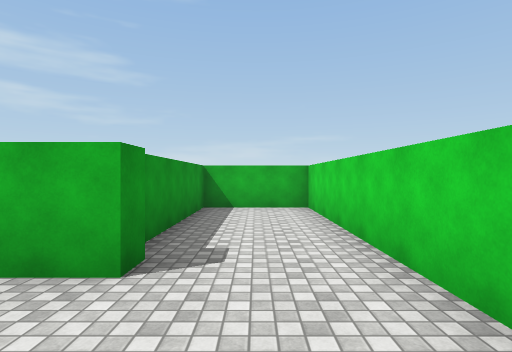
View 1 (above)

16 first-person views from a walk through a scene from a Unity 3-D project. The camera is 1.5 m above the floor, looks level and sees 80° across. The floor is counted in squares, 2 m on a side. Each view is taken from the middle of a square. On the plan, view 1 faces up. The plan holds only what a view shows up to about 10 squares ahead; the rest is blank. The player is left out. Surface patterns are stand-ins for the level's own textures.

View 2
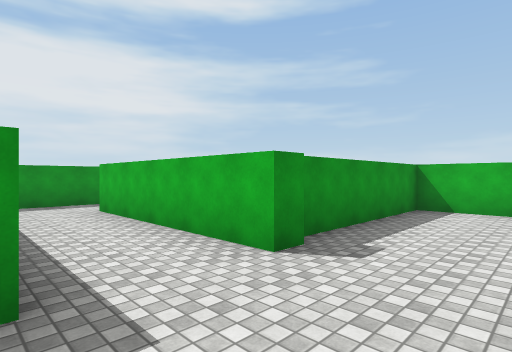

View 3
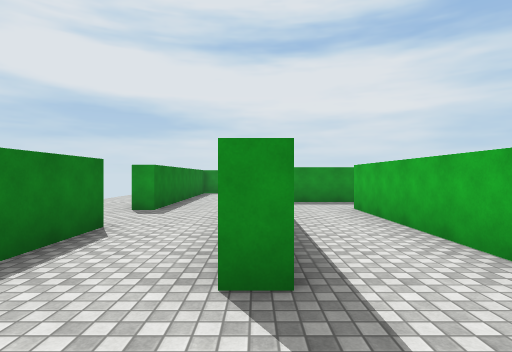

View 4
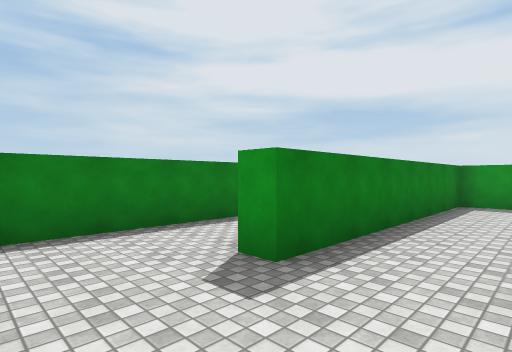

View 5
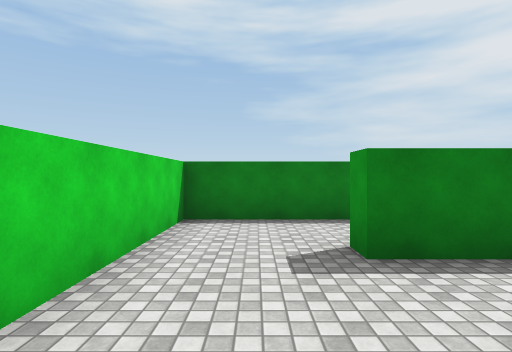

View 6
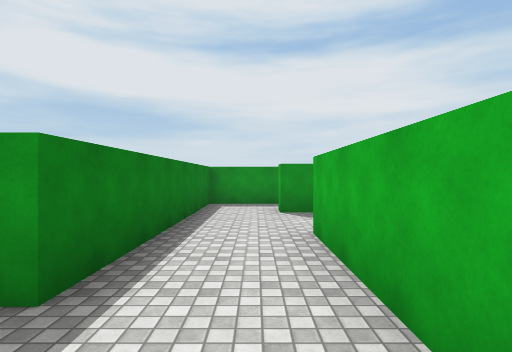

View 7
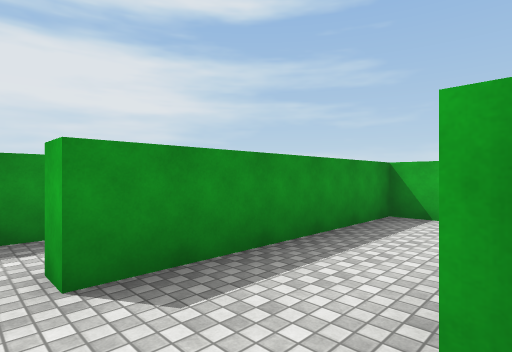

View 8
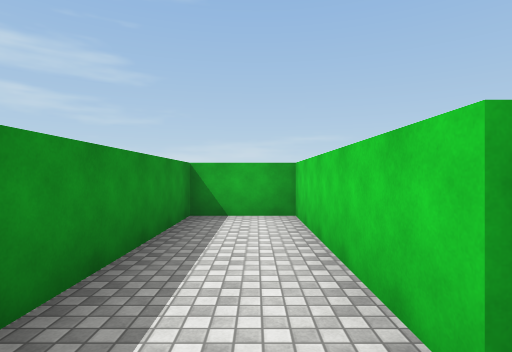

View 9
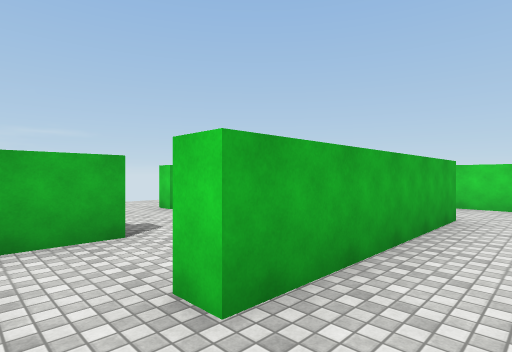

View 10
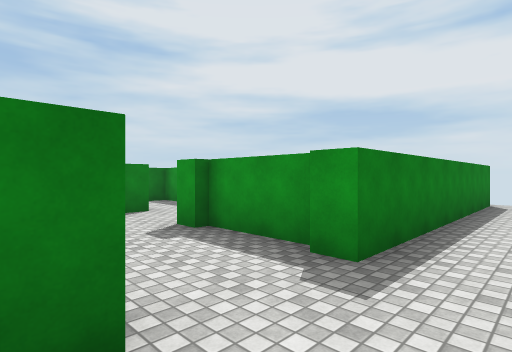

View 11
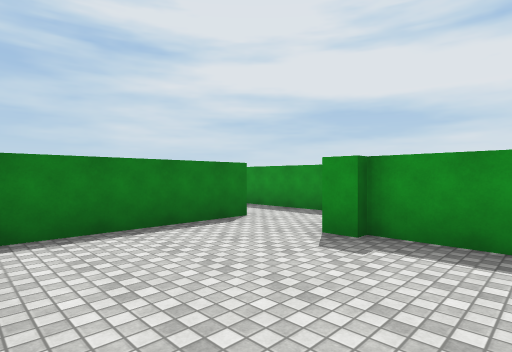

View 12
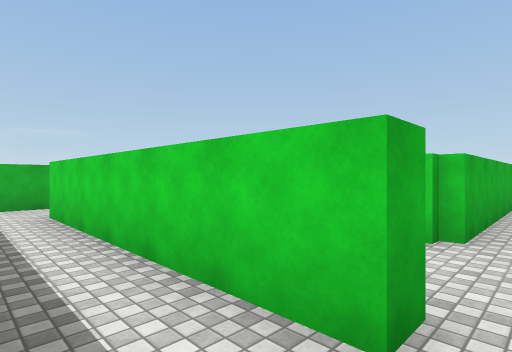

View 13
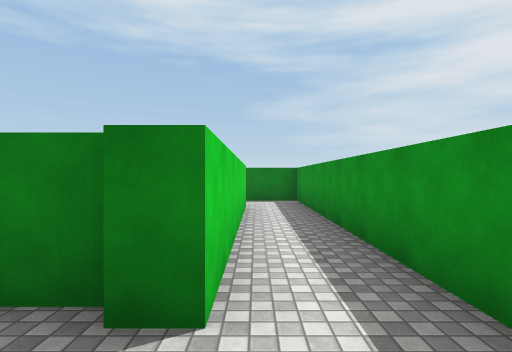

View 14
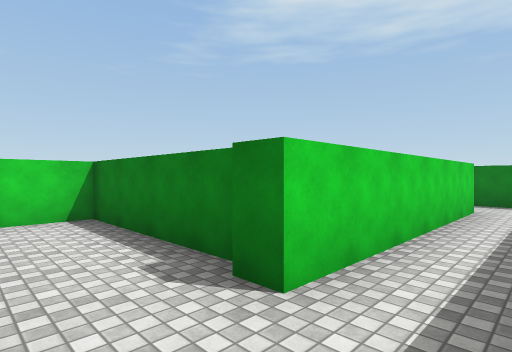

View 15
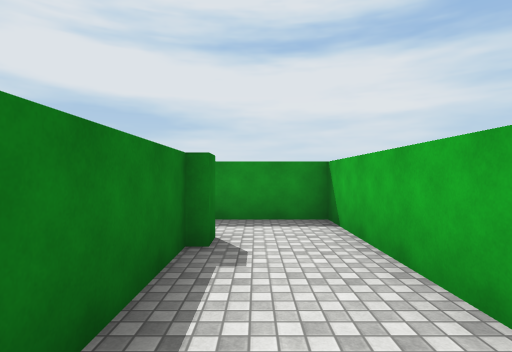

View 16
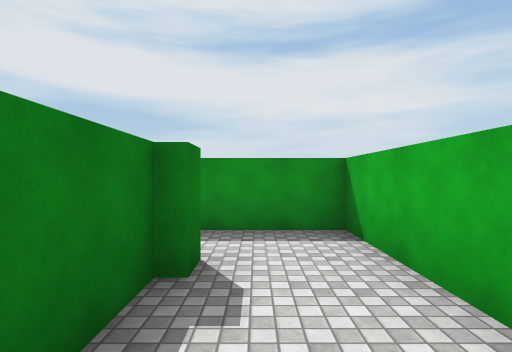

### Floor plan
Key: @ floor where view 1 was taken; # wall or solid block; . floor.
Columns run from 13 left of view 1 to 2 right of it. Each row starts with its distance up from view 1.
  9      ......
  8 ########..# ####
  7 #......#....#..#
  6 #......#....#..#
  5 #..#####....#..#
  4 #..#.#......#..#
  3 #..#.#.######..#
  2 #..#.#.........#
  1 #..#.#.........#
  0 #..#.#######.@.#
 -1 #..............#
 -2 ########..######
 -3       ....

Positions as (right, up) in squares from view 1, and headings:
1: (0, 0), facing up
2: (1, 0), facing up-left
3: (1, 0), facing left
4: (1, 2), facing down-left
5: (0, 3), facing down
6: (-4, -1), facing left
7: (-8, -1), facing up-left
8: (-9, -1), facing up
9: (-7, 1), facing up-right
10: (-3, 9), facing down-left
11: (-2, 7), facing down-left
12: (-12, -1), facing up-right
13: (-11, 7), facing down
14: (-12, 7), facing down-right
15: (-7, 6), facing left
16: (-8, 6), facing left
